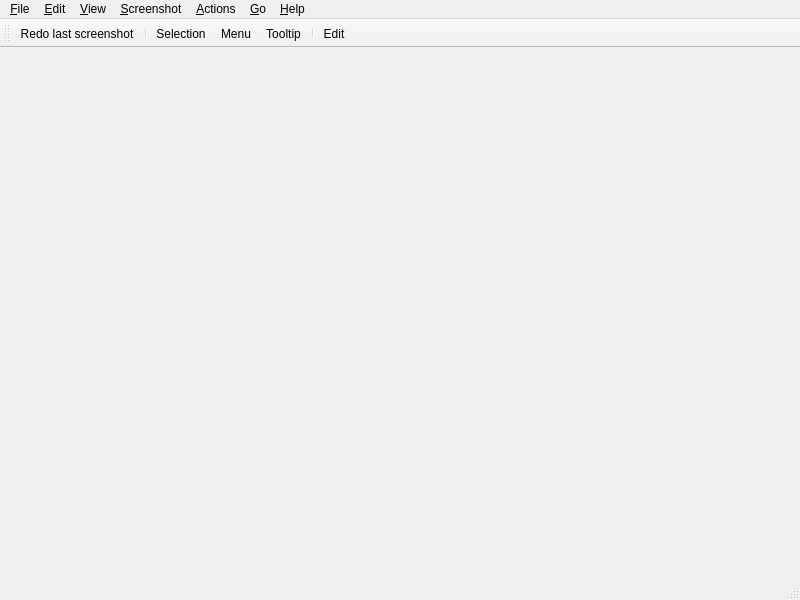
<?xml version="1.0" encoding="UTF-8"?>
<ui version="4.0">
 <class>MainWindow</class>
 <widget class="QMainWindow" name="MainWindow">
  <property name="geometry">
   <rect>
    <x>0</x>
    <y>0</y>
    <width>800</width>
    <height>600</height>
   </rect>
  </property>
  <property name="windowTitle">
   <string>Shutter</string>
  </property>
  <widget class="QTabWidget" name="centralwidget">
   <property name="currentIndex">
    <number>0</number>
   </property>
   <widget class="QWidget" name="tab">
    <attribute name="title">
     <string>Tab 1</string>
    </attribute>
   </widget>
   <widget class="QWidget" name="tab_2">
    <attribute name="title">
     <string>Tab 2</string>
    </attribute>
   </widget>
  </widget>
  <widget class="QMenuBar" name="menubar">
   <property name="geometry">
    <rect>
     <x>0</x>
     <y>0</y>
     <width>800</width>
     <height>30</height>
    </rect>
   </property>
   <widget class="QMenu" name="menu_File">
    <property name="title">
     <string>&amp;File</string>
    </property>
    <widget class="QMenu" name="menuRecent_Files">
     <property name="title">
      <string>Recent &amp;Files</string>
     </property>
     <property name="icon">
      <iconset theme="QIcon::ThemeIcon::DocumentOpenRecent"/>
     </property>
     <addaction name="actionFoo"/>
    </widget>
    <addaction name="actionOpen"/>
    <addaction name="menuRecent_Files"/>
    <addaction name="separator"/>
    <addaction name="actionSaveAs"/>
    <addaction name="actionExportToPDF"/>
    <addaction name="actionExportToPostScript"/>
    <addaction name="separator"/>
    <addaction name="actionPageSetup"/>
    <addaction name="actionPrint"/>
    <addaction name="separator"/>
    <addaction name="actionSendByEmail"/>
    <addaction name="separator"/>
    <addaction name="actionClose"/>
    <addaction name="actionCloseAll"/>
    <addaction name="separator"/>
    <addaction name="actionQuit"/>
   </widget>
   <widget class="QMenu" name="menu_Edit">
    <property name="title">
     <string>&amp;Edit</string>
    </property>
    <widget class="QMenu" name="menu_Quick_profile_select">
     <property name="title">
      <string>&amp;Quick profile select</string>
     </property>
     <addaction name="actionFoo"/>
    </widget>
    <addaction name="actionUndo"/>
    <addaction name="actionRedo"/>
    <addaction name="separator"/>
    <addaction name="actionCopy"/>
    <addaction name="actionCopyFilename"/>
    <addaction name="actionMoveToTrash"/>
    <addaction name="separator"/>
    <addaction name="actionSelectAll"/>
    <addaction name="separator"/>
    <addaction name="menu_Quick_profile_select"/>
    <addaction name="separator"/>
    <addaction name="actionParameters"/>
   </widget>
   <widget class="QMenu" name="menu_View">
    <property name="title">
     <string>&amp;View</string>
    </property>
    <addaction name="actionShowNavigationToolbar"/>
    <addaction name="separator"/>
    <addaction name="actionZoomIn"/>
    <addaction name="actionZoomOut"/>
    <addaction name="actionNormalSize"/>
    <addaction name="actionBestFit"/>
    <addaction name="separator"/>
    <addaction name="actionFullScreen"/>
   </widget>
   <widget class="QMenu" name="menu_Screenshot">
    <property name="title">
     <string>&amp;Screenshot</string>
    </property>
    <widget class="QMenu" name="menuSelect_D_esktop">
     <property name="title">
      <string>Select D&amp;esktop</string>
     </property>
     <property name="icon">
      <iconset resource="shutter.qrc">
       <normaloff>:/shutter/icons/desktop.svg</normaloff>:/shutter/icons/desktop.svg</iconset>
     </property>
     <addaction name="actionFoo"/>
    </widget>
    <widget class="QMenu" name="menuW_indow">
     <property name="title">
      <string>W&amp;indow</string>
     </property>
     <addaction name="actionFoo"/>
    </widget>
    <addaction name="actionRedoLastScreenshot"/>
    <addaction name="separator"/>
    <addaction name="actionSelection"/>
    <addaction name="actionDesktop"/>
    <addaction name="menuSelect_D_esktop"/>
    <addaction name="actionActiveWindow"/>
    <addaction name="actionSelectWindow"/>
    <addaction name="menuW_indow"/>
    <addaction name="actionMenu"/>
    <addaction name="actionTooltip"/>
    <addaction name="actionWeb"/>
    <addaction name="separator"/>
    <addaction name="actionImportFromClipboard"/>
   </widget>
   <widget class="QMenu" name="menu_Actions">
    <property name="title">
     <string>&amp;Actions</string>
    </property>
    <addaction name="actionOpenWith"/>
    <addaction name="actionShowInFolder"/>
    <addaction name="actionRename"/>
    <addaction name="separator"/>
    <addaction name="actionSendTo"/>
    <addaction name="actionExport"/>
    <addaction name="actionPublicURLs"/>
    <addaction name="separator"/>
    <addaction name="actionEdit"/>
    <addaction name="actionRunPlugin"/>
   </widget>
   <widget class="QMenu" name="menu_Go">
    <property name="title">
     <string>&amp;Go</string>
    </property>
    <addaction name="actionBack"/>
    <addaction name="actionForward"/>
    <addaction name="separator"/>
    <addaction name="actionFirst"/>
    <addaction name="actionLast"/>
   </widget>
   <widget class="QMenu" name="menu_Help">
    <property name="title">
     <string>&amp;Help</string>
    </property>
    <addaction name="actionGetHelpOnline"/>
    <addaction name="actionTranslateThisApplication"/>
    <addaction name="actionReportProblem"/>
    <addaction name="separator"/>
    <addaction name="actionAbout"/>
   </widget>
   <addaction name="menu_File"/>
   <addaction name="menu_Edit"/>
   <addaction name="menu_View"/>
   <addaction name="menu_Screenshot"/>
   <addaction name="menu_Actions"/>
   <addaction name="menu_Go"/>
   <addaction name="menu_Help"/>
  </widget>
  <widget class="QStatusBar" name="statusbar"/>
  <widget class="QToolBar" name="toolBar">
   <property name="windowTitle">
    <string>Toolbar</string>
   </property>
   <attribute name="toolBarArea">
    <enum>TopToolBarArea</enum>
   </attribute>
   <attribute name="toolBarBreak">
    <bool>false</bool>
   </attribute>
   <addaction name="actionRedoLastScreenshot"/>
   <addaction name="separator"/>
   <addaction name="actionSelection"/>
   <addaction name="actionMenu"/>
   <addaction name="actionTooltip"/>
   <addaction name="separator"/>
   <addaction name="actionEdit"/>
  </widget>
  <action name="actionOpen">
   <property name="icon">
    <iconset theme="QIcon::ThemeIcon::DocumentOpen"/>
   </property>
   <property name="text">
    <string>&amp;Open</string>
   </property>
  </action>
  <action name="actionSaveAs">
   <property name="icon">
    <iconset theme="QIcon::ThemeIcon::DocumentSaveAs"/>
   </property>
   <property name="text">
    <string>Save &amp;As...</string>
   </property>
  </action>
  <action name="actionQuit">
   <property name="icon">
    <iconset theme="QIcon::ThemeIcon::ApplicationExit"/>
   </property>
   <property name="text">
    <string>&amp;Quit</string>
   </property>
   <property name="menuRole">
    <enum>QAction::MenuRole::QuitRole</enum>
   </property>
  </action>
  <action name="actionClose">
   <property name="text">
    <string>&amp;Close</string>
   </property>
  </action>
  <action name="actionCloseAll">
   <property name="text">
    <string>&amp;Close all</string>
   </property>
   <property name="toolTip">
    <string>Close all</string>
   </property>
  </action>
  <action name="actionExportToPDF">
   <property name="text">
    <string>E&amp;xport to PDF...</string>
   </property>
  </action>
  <action name="actionExportToPostScript">
   <property name="text">
    <string>Export to Post&amp;Script</string>
   </property>
  </action>
  <action name="actionPageSetup">
   <property name="text">
    <string>Page Set&amp;up</string>
   </property>
  </action>
  <action name="actionPrint">
   <property name="icon">
    <iconset theme="QIcon::ThemeIcon::DocumentPrint"/>
   </property>
   <property name="text">
    <string>&amp;Print</string>
   </property>
   <property name="toolTip">
    <string>Print</string>
   </property>
  </action>
  <action name="actionSendByEmail">
   <property name="icon">
    <iconset theme="mail-send"/>
   </property>
   <property name="text">
    <string>Send by E&amp;mail</string>
   </property>
  </action>
  <action name="actionFoo">
   <property name="text">
    <string>Foo</string>
   </property>
  </action>
  <action name="actionUndo">
   <property name="icon">
    <iconset theme="QIcon::ThemeIcon::EditUndo"/>
   </property>
   <property name="text">
    <string>&amp;Undo</string>
   </property>
  </action>
  <action name="actionRedo">
   <property name="icon">
    <iconset theme="QIcon::ThemeIcon::EditRedo"/>
   </property>
   <property name="text">
    <string>&amp;Redo</string>
   </property>
  </action>
  <action name="actionCopy">
   <property name="icon">
    <iconset theme="QIcon::ThemeIcon::EditCopy"/>
   </property>
   <property name="text">
    <string>&amp;Copy</string>
   </property>
  </action>
  <action name="actionCopyFilename">
   <property name="text">
    <string>Copy &amp;Filename</string>
   </property>
  </action>
  <action name="actionMoveToTrash">
   <property name="icon">
    <iconset theme="QIcon::ThemeIcon::EditDelete"/>
   </property>
   <property name="text">
    <string>Move To &amp;Trash</string>
   </property>
  </action>
  <action name="actionSelectAll">
   <property name="text">
    <string>&amp;Select All</string>
   </property>
  </action>
  <action name="actionParameters">
   <property name="text">
    <string>&amp;Parameters</string>
   </property>
   <property name="menuRole">
    <enum>QAction::MenuRole::PreferencesRole</enum>
   </property>
  </action>
  <action name="actionShowNavigationToolbar">
   <property name="text">
    <string>Show Navigation &amp;Toolbar</string>
   </property>
  </action>
  <action name="actionZoomIn">
   <property name="icon">
    <iconset theme="zoom-in"/>
   </property>
   <property name="text">
    <string>Zoom &amp;In</string>
   </property>
  </action>
  <action name="actionZoomOut">
   <property name="icon">
    <iconset theme="zoom-out"/>
   </property>
   <property name="text">
    <string>Zoom &amp;Out</string>
   </property>
  </action>
  <action name="actionNormalSize">
   <property name="icon">
    <iconset theme="zoom-original"/>
   </property>
   <property name="text">
    <string>&amp;Normal Size</string>
   </property>
  </action>
  <action name="actionBestFit">
   <property name="icon">
    <iconset theme="zoom-fit-best"/>
   </property>
   <property name="text">
    <string>&amp;Best Fit</string>
   </property>
  </action>
  <action name="actionFullScreen">
   <property name="icon">
    <iconset theme="view-fullscreen"/>
   </property>
   <property name="text">
    <string>&amp;Full screen</string>
   </property>
  </action>
  <action name="actionRedoLastScreenshot">
   <property name="icon">
    <iconset theme="view-refresh"/>
   </property>
   <property name="text">
    <string>&amp;Redo last screenshot</string>
   </property>
  </action>
  <action name="actionSelection">
   <property name="icon">
    <iconset theme="select-rectangular"/>
   </property>
   <property name="text">
    <string>&amp;Selection</string>
   </property>
   <property name="toolTip">
    <string>Draw a rectangular capture area with your mouse to select a specified screen area</string>
   </property>
  </action>
  <action name="actionDesktop">
   <property name="icon">
    <iconset resource="shutter.qrc">
     <normaloff>:/shutter/icons/desktop.svg</normaloff>:/shutter/icons/desktop.svg</iconset>
   </property>
   <property name="text">
    <string>&amp;Desktop</string>
   </property>
   <property name="toolTip">
    <string>Take a screenshot of your whole desktop</string>
   </property>
  </action>
  <action name="actionActiveWindow">
   <property name="icon">
    <iconset resource="shutter.qrc">
     <normaloff>:/shutter/icons/sel_window_active.svg</normaloff>:/shutter/icons/sel_window_active.svg</iconset>
   </property>
   <property name="text">
    <string>&amp;Active Window</string>
   </property>
  </action>
  <action name="actionSelectWindow">
   <property name="icon">
    <iconset resource="shutter.qrc">
     <normaloff>:/shutter/icons/sel_window.svg</normaloff>:/shutter/icons/sel_window.svg</iconset>
   </property>
   <property name="text">
    <string>Select &amp;Window</string>
   </property>
  </action>
  <action name="actionMenu">
   <property name="icon">
    <iconset resource="shutter.qrc">
     <normaloff>:/shutter/icons/sel_window_menu.svg</normaloff>:/shutter/icons/sel_window_menu.svg</iconset>
   </property>
   <property name="text">
    <string>&amp;Menu</string>
   </property>
   <property name="toolTip">
    <string>Select a single menu or cascading menus from any application</string>
   </property>
  </action>
  <action name="actionTooltip">
   <property name="icon">
    <iconset resource="shutter.qrc">
     <normaloff>:/shutter/icons/sel_window_tooltip.svg</normaloff>:/shutter/icons/sel_window_tooltip.svg</iconset>
   </property>
   <property name="text">
    <string>&amp;Tooltip</string>
   </property>
   <property name="toolTip">
    <string>Capture a tooltip</string>
   </property>
  </action>
  <action name="actionWeb">
   <property name="icon">
    <iconset theme="text-html"/>
   </property>
   <property name="text">
    <string>W&amp;eb</string>
   </property>
   <property name="toolTip">
    <string>Take a screenshot of a website</string>
   </property>
  </action>
  <action name="actionImportFromClipboard">
   <property name="icon">
    <iconset theme="QIcon::ThemeIcon::EditPaste"/>
   </property>
   <property name="text">
    <string>Import from &amp;clipboard</string>
   </property>
  </action>
  <action name="actionOpenWith">
   <property name="text">
    <string>&amp;Open with</string>
   </property>
  </action>
  <action name="actionShowInFolder">
   <property name="text">
    <string>Show in &amp;folder</string>
   </property>
  </action>
  <action name="actionRename">
   <property name="text">
    <string>&amp;Rename</string>
   </property>
  </action>
  <action name="actionSendTo">
   <property name="text">
    <string>Send &amp;to...</string>
   </property>
  </action>
  <action name="actionExport">
   <property name="icon">
    <iconset theme="document-share"/>
   </property>
   <property name="text">
    <string>E&amp;xport...</string>
   </property>
   <property name="toolTip">
    <string>Upload your images to an image hosting service, FTP site or export them to an arbitrary folder</string>
   </property>
  </action>
  <action name="actionPublicURLs">
   <property name="text">
    <string>Public &amp;URLs</string>
   </property>
  </action>
  <action name="actionEdit">
   <property name="icon">
    <iconset resource="shutter.qrc">
     <normaloff>:/shutter/icons/draw.svg</normaloff>:/shutter/icons/draw.svg</iconset>
   </property>
   <property name="text">
    <string>&amp;Edit...</string>
   </property>
   <property name="toolTip">
    <string>Use the built-in editor to highlight important fragments of your screenshot or crop it to a desired size</string>
   </property>
  </action>
  <action name="actionRunPlugin">
   <property name="text">
    <string>Run a &amp;plugin</string>
   </property>
  </action>
  <action name="actionBack">
   <property name="icon">
    <iconset theme="go-previous"/>
   </property>
   <property name="text">
    <string>&amp;Back</string>
   </property>
  </action>
  <action name="actionForward">
   <property name="icon">
    <iconset theme="go-next"/>
   </property>
   <property name="text">
    <string>&amp;Forward</string>
   </property>
  </action>
  <action name="actionFirst">
   <property name="icon">
    <iconset theme="go-first"/>
   </property>
   <property name="text">
    <string>F&amp;irst</string>
   </property>
  </action>
  <action name="actionLast">
   <property name="icon">
    <iconset theme="go-last"/>
   </property>
   <property name="text">
    <string>&amp;Last</string>
   </property>
  </action>
  <action name="actionGetHelpOnline">
   <property name="text">
    <string>Get &amp;Help Online</string>
   </property>
  </action>
  <action name="actionTranslateThisApplication">
   <property name="text">
    <string>&amp;Translate this application</string>
   </property>
  </action>
  <action name="actionReportProblem">
   <property name="text">
    <string>&amp;Report a problem</string>
   </property>
  </action>
  <action name="actionAbout">
   <property name="text">
    <string>About</string>
   </property>
   <property name="menuRole">
    <enum>QAction::MenuRole::AboutRole</enum>
   </property>
  </action>
 </widget>
 <resources>
  <include location="shutter.qrc"/>
 </resources>
 <connections/>
</ui>
